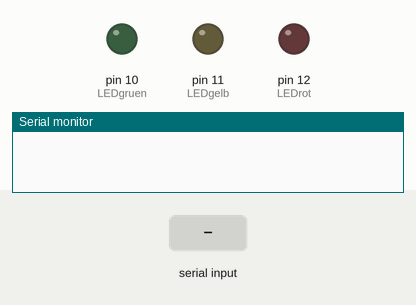
Recording of a sketch running on a simulated Arduino Uno, built with avr-gcc and run on an emulated ATmega328P. On the bench: output pins drawn as LEDs (lit = HIGH), the last lines printed to the serial monitor. Dashed ring = blinking. The test bench sets the inputs (shaded band).

Above: at 1.2 s.
1.3 s: "S" received over Serial
At 1.83 s:
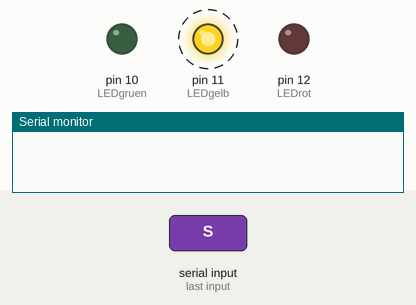
4.3 s: "R" received over Serial
At 5.1 s:
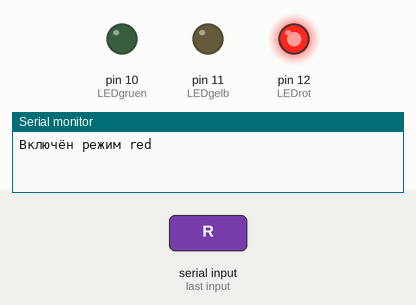
5.8 s: "G" received over Serial
At 7.0 s:
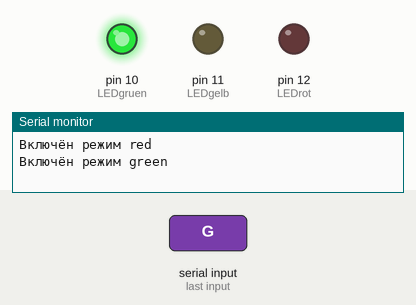
7.3 s: "N" received over Serial
At 10.1 s:
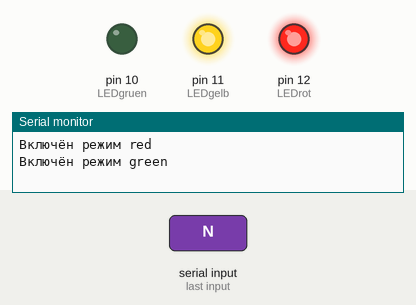
10.3 s: "d" received over Serial
At 11.2 s:
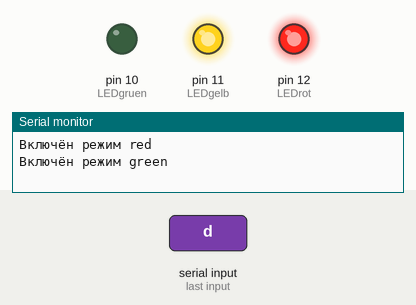
Timing chart, 0 to 12.8 s (numbered marks = the images above; inputs shaded):
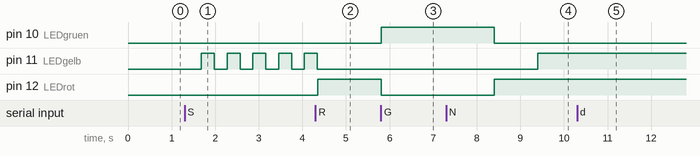

Measured:
- after the input at 1.3 s, pin 11 (LEDgelb): alternates HIGH for 0.30 s and LOW for 0.29 s, starting after 0.38 s
- after the input at 4.3 s, pin 11 (LEDgelb): goes on until 4.3 s, then stays LOW; pin 12 (LEDrot): LOW → HIGH after 0.05 s
- after the input at 5.8 s, pin 10 (LEDgruen): LOW → HIGH at once; pin 12 (LEDrot): HIGH → LOW at once
- after the input at 7.3 s, pin 10 (LEDgruen): HIGH → LOW after 1.1 s; pin 11 (LEDgelb): LOW → HIGH after 2.1 s; pin 12 (LEDrot): LOW → HIGH after 1.1 s
- after the input at 10.3 s, pin 10 (LEDgruen): stays LOW (without the input it goes to HIGH after 0.10 s); pin 11 (LEDgelb), pin 12 (LEDrot): stays HIGH (without the input it goes to LOW after 0.10 s)

The sketch:

sketch_lr8.ino
```cpp
//светофор
const int LEDrot=12;
const int LEDgelb=11;
const int LEDgruen=10;
int cnt=0;
int state=1;
char mode;

void setup() {
  pinMode(LEDrot, OUTPUT);
  pinMode(LEDgelb, OUTPUT);
  pinMode(LEDgruen, OUTPUT);

  Serial.begin(9600);
}

void loop() {
  while (Serial.available()) {
  mode = Serial.read();

  State(mode);
  delay(100);
  }

  if (mode == 'N') {
    cnt++;
    if(cnt==100) {
      cnt=0;
      Statemaschine();
    }
  }

  if (mode == 'S') {
    delay(280);
    digitalWrite(LEDrot, LOW);
    digitalWrite(LEDgelb, HIGH);
    digitalWrite(LEDgruen, LOW);
    delay(300);
    digitalWrite(LEDrot, LOW);
    digitalWrite(LEDgelb, LOW);
    digitalWrite(LEDgruen, LOW);
  }

  delay(10);
}

void State(char mode) {
  switch(mode) {
    case 'R': {
      digitalWrite(LEDrot, HIGH);
      digitalWrite(LEDgelb, LOW);
      digitalWrite(LEDgruen, LOW);
      Serial.println("Включён режим red");
      break;
    }
    case 'G': {
      digitalWrite(LEDrot, LOW);
      digitalWrite(LEDgelb, LOW);
      digitalWrite(LEDgruen, HIGH);
      Serial.println("Включён режим green");
      break;
    }
    default :{
      break;
    }
  }
}

void Statemaschine(void) {
  switch(state) {
    case 1: {
      digitalWrite(LEDrot, HIGH);
      digitalWrite(LEDgelb, LOW);
      digitalWrite(LEDgruen, LOW);
      state++;
      break;
    }
    case 2: {
      digitalWrite(LEDrot, HIGH);
      digitalWrite(LEDgelb, HIGH);
      digitalWrite(LEDgruen, LOW);
      state++;
      break;
    }
    case 3: {
      digitalWrite(LEDrot, LOW);
      digitalWrite(LEDgelb, LOW);
      digitalWrite(LEDgruen, HIGH);
      state++;
      break;
    }
    case 4: {
      digitalWrite(LEDrot, LOW);
      digitalWrite(LEDgelb, HIGH);
      digitalWrite(LEDgruen, LOW);
      state=1;
      break;
    }
  }
}
```
